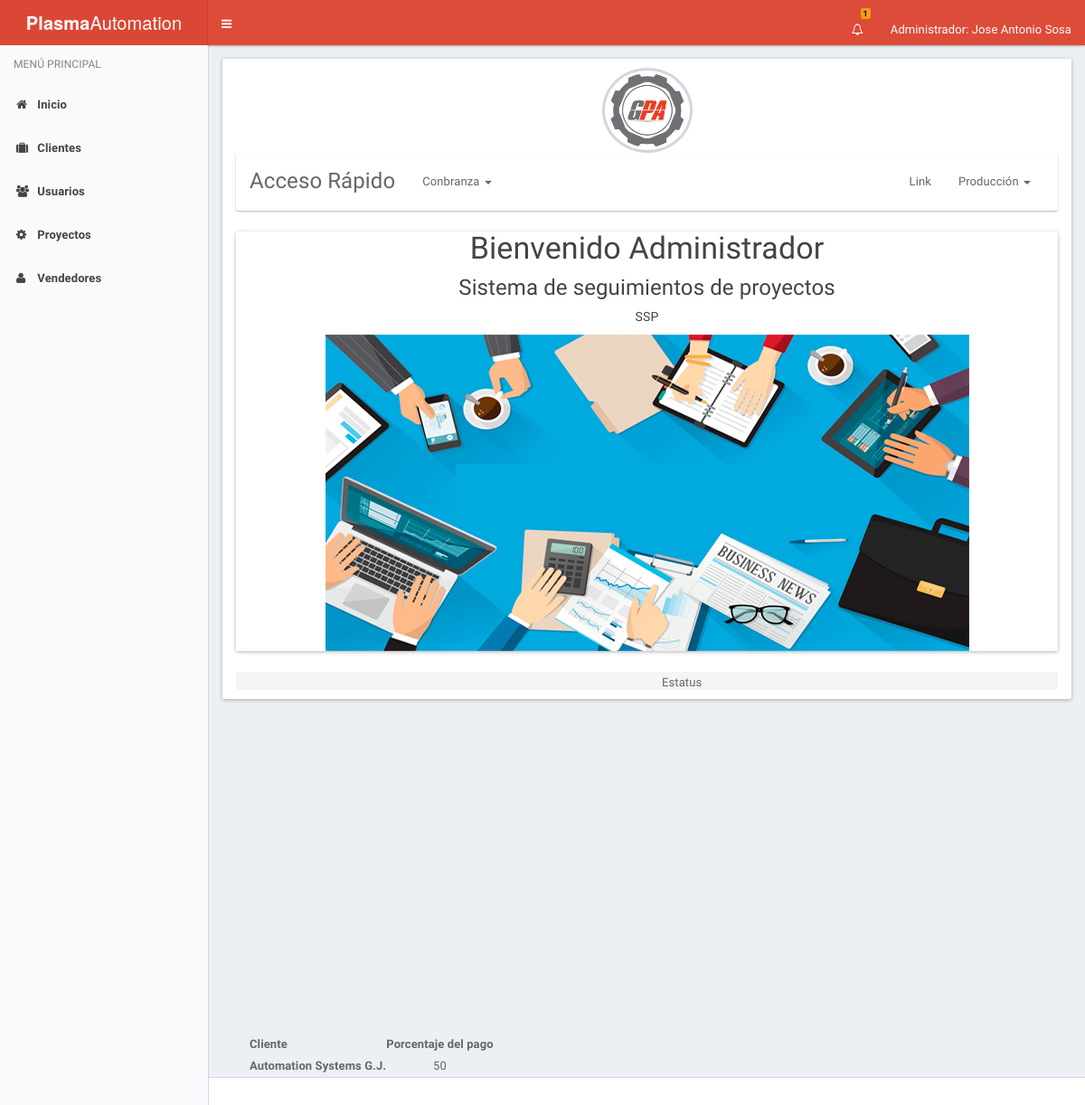
The app's page /index.php (signed in), older data.
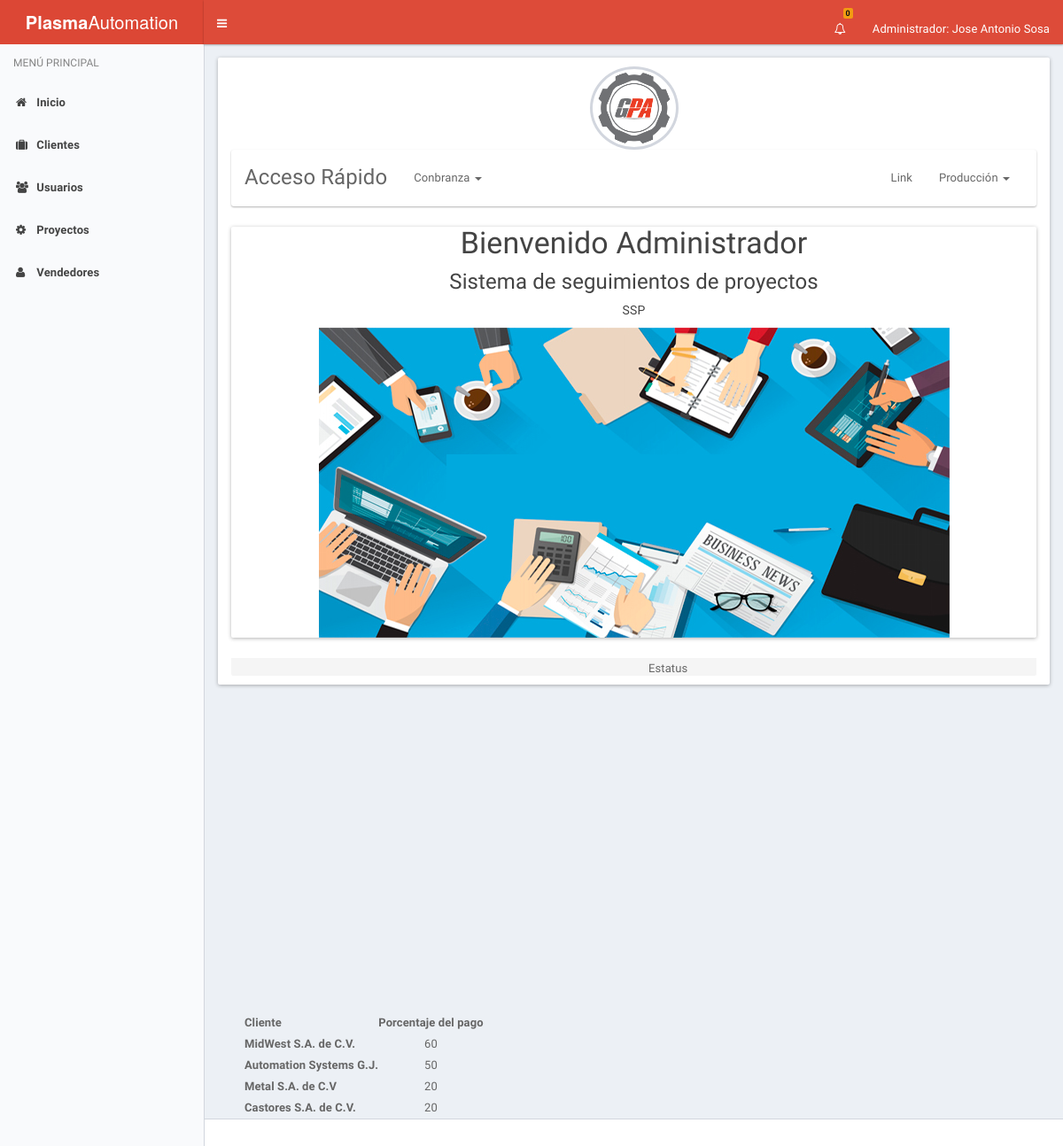
The same page, newer data.
### tables this page shows
CREATE TABLE IF NOT EXISTS `proforma` (
  `id_proforma` int(11) NOT NULL,
  `no_factura` int(4) NOT NULL,
  `fecha_inicio` date NOT NULL,
  `id_cliente` int(4) NOT NULL,
  `id_vendedor` int(4) NOT NULL,
  `fecha_entrega` date NOT NULL,
  `id_proyecto` int(4) NOT NULL,
  `descripcion` text NOT NULL,
  `estatus` int(11) NOT NULL
);

CREATE TABLE IF NOT EXISTS `cliente` (
  `No_Cliente` int(10) NOT NULL,
  `nu_cliente` int(11) NOT NULL,
  `nombre` varchar(25) NOT NULL,
  `domicilio` varchar(70) NOT NULL,
  `id_estado` int(2) NOT NULL,
  `id_municipio` varchar(25) NOT NULL,
  `rfc` varchar(15) NOT NULL,
  `correo` varchar(30) NOT NULL,
  `telefono` int(15) NOT NULL,
  `c_p` int(8) NOT NULL
);

CREATE TABLE IF NOT EXISTS `cobro` (
  `id_cobro` int(11) NOT NULL,
  `porcentaje` int(3) NOT NULL,
  `id_proforma` int(11) NOT NULL,
  `estatus` int(11) NOT NULL
);

### index.php (the view, shortened to what this page needs)
<!DOCTYPE html>
<html lang="es">
  <head>
    <link rel="stylesheet" href="assets/bootstrap/css/bootstrap.min.css">
    <link rel="stylesheet" href="assets/css/font-awesome.min.css">
    <link rel="stylesheet" href="assets/css/ionicons.min.css">
    <link rel="stylesheet" href="assets/dist/css/AdminLTE.css">
    <link rel="stylesheet" href="assets/dist/css/skins/_all-skins.css">
    <link rel="stylesheet" href="assets/plugins/select2/select2.min.css">
    <link href="assets/plugins/pnotify/css/pnotify.custom.min.css" rel="stylesheet">
  </head>
  <body class="hold-transition skin-red-light sidebar-mini">
    <div class="wrapper">
      <?php
        include('header.php');
      ?>
      <?php
        include('menu.php');
      ?>
      <div class="content-wrapper" id="content">
        <section class="content">
          <div class="panel">
            <div class="panel-heading text-center">
            <img class="profile-user-img img-responsive img-circle" src="./assets/img/gpa.png" alt="Grupo Plasma Automation">
            <nav class="navbar navbar-default">
              <div class="container-fluid">
               <div class="navbar-header">
                  <a class="navbar-brand" href="#">Acceso Rápido</a>
                </div>
    <div class="collapse navbar-collapse" id="bs-example-navbar-collapse-1">
      <ul class="nav navbar-nav">
        <li class="dropdown">
          <a href="#" class="dropdown-toggle" data-toggle="dropdown" role="button" aria-haspopup="true" aria-expanded="false">Conbranza <span class="caret"></span></a>
        </li>
      </ul>
      <ul class="nav navbar-nav navbar-right">
        <li><a href="#">Link</a></li>
        <li class="dropdown">
          <a href="#" class="dropdown-toggle" data-toggle="dropdown" role="button" aria-haspopup="true" aria-expanded="false">Producción <span class="caret"></span></a>
        </li>
      </ul>
    </div>
  </div>
</nav>
              <div class="panel panel-danger">
                <h3>Bienvenido Administrador</h3>
                    <h4>Sistema de seguimientos de proyectos</h4>
                     <h6>SSP</h6>
                      <center><img class="img-responsive " src="./assets/img/admn.jpg" alt="Grupo Plasma Automation"></center>
            </div>
            <div class="panel panel-danger">
            <section class="col-lg-7 connectedSortable ui-sortable">
            <div class="nav-tabs-costum" style="cursor:move">
            <ul class="nav nav-tabs pull-right ui-sortable-handle">
              <li class="pull-left header">
                Estatus
              </li>
            </ul>
            <div class="tab-content no-padding">
             <div id="container" style="min-width: 310px; height: 400px; margin: 0 auto"></div>
<?php
$sql = "SELECT p.id_proforma, p.no_factura as no_factura, p.fecha_inicio as fecha_inicio, p.fecha_entrega as fecha_entrega, p.descripcion as descripcion,
                        c.No_Cliente,c.nombre as nombre,
                         co.id_cobro, co.porcentaje as porcentaje,
                            v.id_vendedor, v.nombre as vendedor,
                                pr.id, pr.modelo as modelo from proforma p
                                inner join cliente c on c.No_Cliente = p.id_cliente
                                inner join vendedor v on v.id_vendedor = p.id_vendedor
                                inner join cobro co on p.id_proforma = co.id_proforma
                                    inner join proyecto pr on pr.id = p.id_proyecto";
$resultado = mysql_query($sql, $conexion);
?>
<table id="datatable">
    <thead>
    <tr>
        <th>Cliente</th>
        <th>Porcentaje del pago</th>
     </tr>
    </thead>
<tbody>
    <?php
    while ($porcentaje = mysql_fetch_assoc($resultado)){
        echo "<tr><th>".$porcentaje['nombre']."</th> <td>".$porcentaje['porcentaje']."</td></tr>";
    }
    ?>
    </tbody>
</table>
            </div>
            </div>
            </section>
            </div>
            <div class="panel-footer"></div>
          </div>
        </section>
        <div class="clearfix"></div>
      </div>
      <footer class="main-footer">
      </footer>
    </div>
  </body>
</html>

### header.php (shortened to what this page needs)
<?php
                  $host = 'localhost';
                  $user = 'root';
                  $password = '123';
                  $conexion = @mysql_connect($host, $user, $password);
?>
<header class="main-header">
        <a href="index.php" class="logo">
          <span class="logo-lg"><b>Plasma</b>Automation</span>
        </a>
        <nav class="navbar navbar-static-top" role="navigation" style="height: 50px;">
          <a href="#" class="sidebar-toggle" data-toggle="offcanvas" role="button" style="height: 50px;">
          </a>
          <div class="navbar-custom-menu">
            <ul class="nav navbar-nav">
              <li class="dropdown notifications-menu">
              <a href="#" class="dropdown-toggle" data-toggle="dropdown" aria-expanded="true">
              <i class="fa fa-bell-o">
              </i>
              <?php
              $sql = "SELECT id_notificacion, sum(contador) as suma from notificacion";
              $resultado = mysql_query($sql, $conexion);
              $contador = mysql_fetch_assoc($resultado);
              echo "<span class = 'label label-warning text-black'>".$contador['suma']."</span>";
              ?>
              </a>
              </li>
              <li class="dropdown user user-menu">
                <a href="#" class="dropdown-toggle" data-toggle="dropdown" style="height: 50px;">
                 <span class="hidden-xs"><?php echo "Administrador: ".$_SESSION['usuario']['nombre'];?></span>
                </a>
              </li>
            </ul>
          </div>
        </nav>
      </header>

### menu.php (shortened to what this page needs)
<aside class="main-sidebar">
        <section class="sidebar">
          <ul class="sidebar-menu">
            <li class="header">MENÚ PRINCIPAL</li>
            <li>
              <a href="index.php">
                <i class="fa fa-home"></i>
                <span>Inicio</span>
              </a>
            </li>
            <li class="treeview">
              <li>
              <a href="index_cliente.php">
                <i class="fa fa-suitcase"></i>
                <span>Clientes</span>
              </a>
            </li>
            </li>
            <li class="treeview">
              <a href="index_usuarios.php">
                <i class="fa fa-users"></i> <span>Usuarios</span>
              </a>
            </li>
            <li>
              <a href="index_proyecto.php">
                <i class="fa  fa-gear"></i>
                <span>Proyectos</span>
              </a>
            </li>
           <li>
              <a href="index_vendedor.php">
                <i class="fa fa-user"></i>
                <span>Vendedores</span>
              </a>
            </li>
          </ul>
        </section>
      </aside>

Row changes from the older to the newer data that the page shows:
now on this page (row unchanged): proforma: id_cliente.nombre "MidWest S.A. de C.V.", cobro.porcentaje "60"
added proforma: id_cliente.nombre "Metal S.A. de C.V", cobro.porcentaje "20"
added proforma: id_cliente.nombre "Castores S.A. de C.V.", cobro.porcentaje "20"
Text that changed along with them:
$contador['suma']: "1" → "0"
